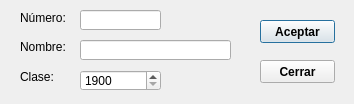
<?xml version="1.0" encoding="UTF-8"?>
<ui version="4.0">
 <class>frmCarga</class>
 <widget class="QDialog" name="frmCarga">
  <property name="windowModality">
   <enum>Qt::WindowModal</enum>
  </property>
  <property name="geometry">
   <rect>
    <x>0</x>
    <y>0</y>
    <width>354</width>
    <height>104</height>
   </rect>
  </property>
  <property name="windowTitle">
   <string>Carga de Datos</string>
  </property>
  <widget class="QLabel" name="Numero">
   <property name="geometry">
    <rect>
     <x>20</x>
     <y>10</y>
     <width>51</width>
     <height>16</height>
    </rect>
   </property>
   <property name="text">
    <string>Número:</string>
   </property>
  </widget>
  <widget class="QLabel" name="Nombre">
   <property name="geometry">
    <rect>
     <x>20</x>
     <y>40</y>
     <width>47</width>
     <height>13</height>
    </rect>
   </property>
   <property name="text">
    <string>Nombre:</string>
   </property>
  </widget>
  <widget class="QLabel" name="Clase">
   <property name="geometry">
    <rect>
     <x>20</x>
     <y>70</y>
     <width>47</width>
     <height>13</height>
    </rect>
   </property>
   <property name="text">
    <string>Clase:</string>
   </property>
  </widget>
  <widget class="QLineEdit" name="txtNumero">
   <property name="geometry">
    <rect>
     <x>80</x>
     <y>10</y>
     <width>81</width>
     <height>20</height>
    </rect>
   </property>
   <property name="maxLength">
    <number>5</number>
   </property>
  </widget>
  <widget class="QLineEdit" name="txtNombre">
   <property name="geometry">
    <rect>
     <x>80</x>
     <y>40</y>
     <width>151</width>
     <height>20</height>
    </rect>
   </property>
   <property name="maxLength">
    <number>50</number>
   </property>
  </widget>
  <widget class="QPushButton" name="btnAceptar">
   <property name="geometry">
    <rect>
     <x>260</x>
     <y>20</y>
     <width>75</width>
     <height>23</height>
    </rect>
   </property>
   <property name="font">
    <font>
     <weight>75</weight>
     <bold>true</bold>
    </font>
   </property>
   <property name="text">
    <string>Aceptar</string>
   </property>
  </widget>
  <widget class="QPushButton" name="btnCerrar">
   <property name="geometry">
    <rect>
     <x>260</x>
     <y>60</y>
     <width>75</width>
     <height>23</height>
    </rect>
   </property>
   <property name="font">
    <font>
     <weight>75</weight>
     <bold>true</bold>
    </font>
   </property>
   <property name="text">
    <string>Cerrar</string>
   </property>
  </widget>
  <widget class="QSpinBox" name="spnClase">
   <property name="geometry">
    <rect>
     <x>80</x>
     <y>70</y>
     <width>81</width>
     <height>21</height>
    </rect>
   </property>
   <property name="minimum">
    <number>1900</number>
   </property>
   <property name="maximum">
    <number>2021</number>
   </property>
  </widget>
 </widget>
 <resources/>
 <connections/>
</ui>
